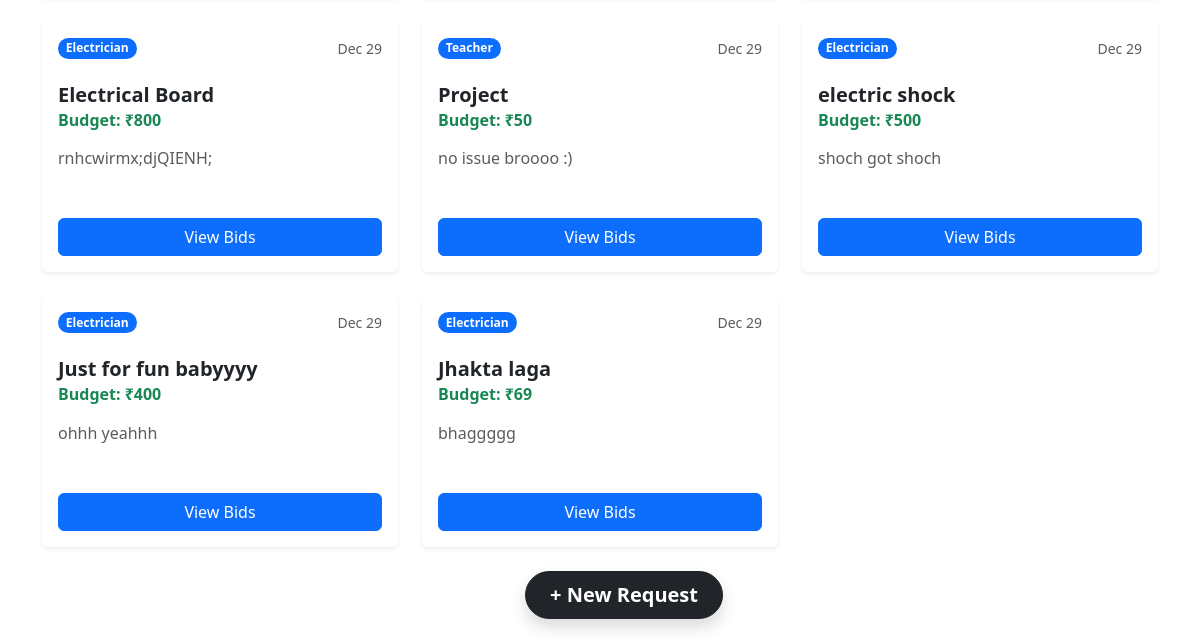
Page /consumer_dashboard (signed in, lower part) on the earlier database version.
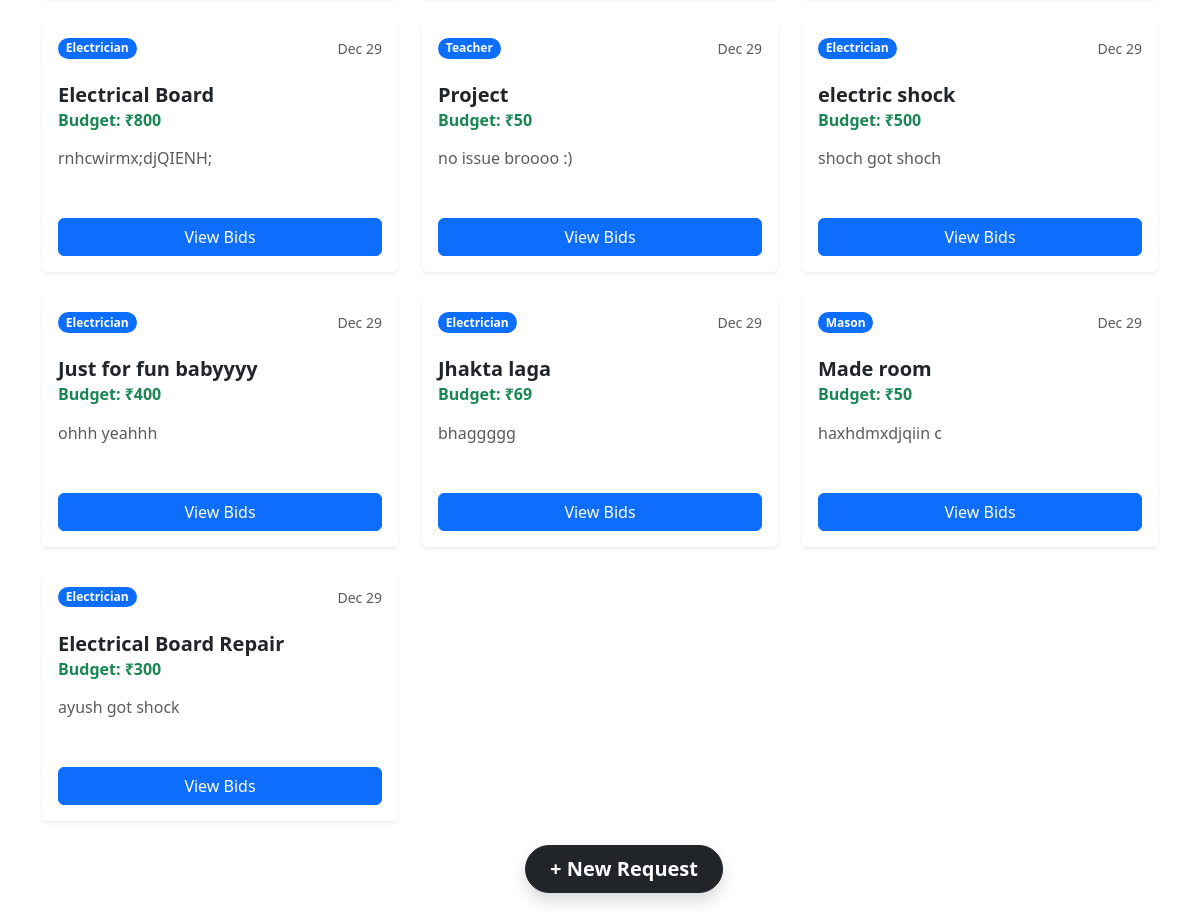
Same page on the later database version.
### app.py (models this page shows)
class service_request(db.Model):
    id=db.Column(db.Integer, primary_key=True)
    consumer_id=db.Column(db.Integer, nullable=False)
    con_latitude = db.Column(db.Float, nullable=False)
    con_longitude = db.Column(db.Float, nullable=False)
    service_title=db.Column(db.String(200), nullable=False)
    service_type=db.Column(db.String(50), nullable=False)
    budget=db.Column(db.Integer, nullable=False)
    desc=db.Column(db.String(500), nullable=False)
    is_active=db.Column(db.Boolean, default=True)
    is_inprogress=db.Column(db.Boolean, default=False)
    assigned_provider_id=db.Column(db.Integer, nullable=True)
    created_at=db.Column(db.DateTime, default=db.func.current_timestamp())

### app.py (the view)
@app.route('/consumer_dashboard')
def consumer_dashboard():
    if 'user_id' not in session:
        return redirect(url_for('login'))
    id=session['user_id']
    print(id)
    current_user_object = users.query.get(id)
    ser_req=service_request.query.filter_by(consumer_id=id).all()
    active_req_ids = [r.id for r in ser_req if r.is_active]
    requests_with_bids = []
    if active_req_ids:
        active_bids_query = db.session.query(bids.ser_req_id)\
                        .filter(bids.ser_req_id.in_(active_req_ids))\
                        .distinct().all()
        requests_with_bids = [r[0] for r in active_bids_query]
    print("count: ",len(ser_req),ser_req)
    return render_template('consumer/consumer_dashboard.html',user=current_user_object,requests=ser_req,requests_with_bids=requests_with_bids)

### templates/consumer/consumer_dashboard.html (shortened to what this page needs)
{% extends 'base.html' %}
{% block body %}
<div class="container py-5">
  <div class="row row-cols-1 row-cols-md-2 row-cols-lg-3 g-4 pb-5">
    {% for request in requests %}
    <div class="col">
      <div class="card h-100 shadow-sm border-0 transition-hover position-relative">
        <div class="card-header bg-transparent border-0 pt-3">
          <div class="d-flex justify-content-between align-items-start">
            <span class="badge bg-primary rounded-pill">{{ request.service_type }}
            </span>
            <span class="text-muted small">{{ request.created_at.strftime('%b %d') }}</span>
          </div>
        </div>
        <div class="card-body">
          <h5 class="card-title fw-bold text-dark">{{ request.service_title }}</h5>
          <h6 class="card-subtitle mb-3 text-success fw-bold">Budget: ₹{{ request.budget }}</h6>
          <p class="card-text text-muted text-truncate-3" style="min-height: 3rem;">
            {{ request.desc }}
          </p>
        </div>
        <div class="card-footer bg-transparent border-top-0 pb-3">
          <div class="d-grid gap-2">
            <a href="{{url_for('view_bids', req_id=request.id)}}" class="btn btn-primary">
              View Bids
            </a>
          </div>
        </div>
      </div>
    </div>
    {% endfor %}
  </div>
</div>
<a href="{{url_for('add_service_request')}}"
  class="btn btn-lg btn-dark rounded-pill position-fixed bottom-0 start-50 translate-middle-x m-4 shadow z-3 px-4 fw-bold">
  <span class="fs-5">+</span> New Request
</a>
{% endblock body %}

Differences in the rows shown:
added service_request: service_type "Mason", created_at "Dec 29", service_title "Made room", budget "50", desc "haxhdmxdjqiin c"
added service_request: service_type "Electrician", created_at "Dec 29", service_title "Electrical Board Repair", budget "300", desc "ayush got shock"
